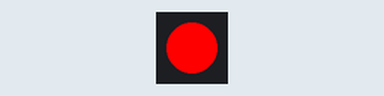
Bench run of a program on a simulated Raspberry Pi (BCM pin numbers). Parts: 1 RGB LEDs in strip order, left to right.

Above: at 0.2 s.
At 1.2 s:
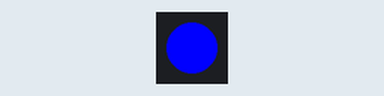
At 2.2 s:
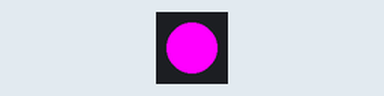
At 5.7 s:
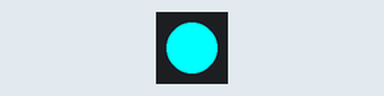
Timing chart, 0 to 6.9 s (numbered marks = the images above):
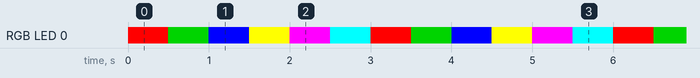

The program:

RaspPiLesson2.py
```python
from gpiozero import RGBLED
from colorzero import Color
from time import sleep

colors = ['red', 'green', 'blue','yellow','magenta','cyan']

led = RGBLED(23,24,27)

def makerobo_loop():
    while True:
        for col in colors:
            led.color = Color(col)
            sleep(0.5)

def makerobo_destroy():
    led.close()

if __name__ == '__main__':
    try:
        makerobo_loop()
    except KeyboardInterrupt:
        makerobo_destroy()
```

Measured:
- by itself, RGB LED 0: repeats every 3.0 s: RGB(0, 128, 0) 0.50 s, RGB(0, 0, 255) 0.50 s, RGB(255, 255, 0) 0.50 s, RGB(255, 0, 255) 0.50 s, RGB(0, 255, 255) 0.50 s, RGB(255, 0, 0) 0.50 s
- by itself, everything shown: repeats every 3.0 s, in 6 steps
